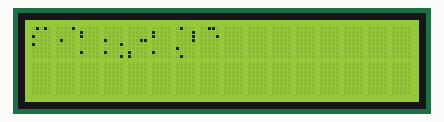
This program was run on a simulated Raspberry Pi Pico running MicroPython. On the bench: 16×2 character LCD. Random numbers come from a fixed seed; library files of the repository ran but are not shown: lib_pico_i2c_lcd.py. At 1.0 s the program stops and its outputs stay as they are.

Above: at 0.37 s.
At 1.0 s:
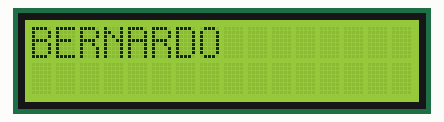

The program:

lcd-animations.py
```python
from machine import Pin, I2C
import time
from lib_pico_i2c_lcd import I2cLcd
import random

FRAMERATE = 0.1
STEP = 25

lcd_i2c = I2C(0, scl=Pin(1), sda=Pin(0), freq=400000)
I2C_ADDR = lcd_i2c.scan()
if not I2C_ADDR:
    raise Exception("I2C address not found. Check your connections.")
I2C_ADDR = I2C_ADDR[0]  # Use the first found address

lcd = I2cLcd(lcd_i2c, I2C_ADDR, 2, 16)

chars = {
    "A": [
        0b11110,
        0b10001,
        0b10001,
        0b11111,
        0b10001,
        0b10001,
        0b10001,
        0b10001,
    ],
    "B": [
        0b11110,
        0b10001,
        0b10001,
        0b11110,
        0b10001,
        0b10001,
        0b10001,
        0b11110,
    ],
    "D": [
        0b11110,
        0b10001,
        0b10001,
        0b10001,
        0b10001,
        0b10001,
        0b10001,
        0b11110,
    ],
    "E": [
        0b11111,
        0b10000,
        0b10000,
        0b11110,
        0b10000,
        0b10000,
        0b10000,
        0b11111,
    ],
    "N": [
        0b10001,
        0b11001,
        0b10101,
        0b10011,
        0b10001,
        0b10001,
        0b10001,
        0b10001,
    ],
    "O": [
        0b01110,
        0b10001,
        0b10001,
        0b10001,
        0b10001,
        0b10001,
        0b10001,
        0b01110,
    ],
    "R": [
        0b11110,
        0b10001,
        0b10001,
        0b11110,
        0b10010,
        0b10001,
        0b10001,
        0b10001,
    ],
}

text = "BERNARDO"

# Map the characters to a custom char.
# TODO: Handle max character limit of the LCD (8)
char_map = {
    letter: i
    for i, letter in enumerate(set(text))
}

# Starting point for the custom chars
state = {
    char: [0] * 8
    for char in char_map
}

# Get the bits for each character
bits = {
    char: [
        (x, y)
        for x in range(8)
        for y in range(5)
        if (chars[char][x] & (1 << y)) != 0
    ]
    for char in char_map
}

def shuffle(array):
    "Fisher-Yates shuffle"
    for i in range(len(array)-1, 0, -1):
        j = random.randrange(i+1)
        array[i], array[j] = array[j], array[i]

bit_list = [
    (char, x, y)
    for char, bit_list in bits.items()
    for x, y in bit_list
]

shuffle(bit_list)

# Initialize the custom characters
for char in char_map:
    lcd.clear()
    lcd.custom_char(char_map[char], state[char])

for char in text:
    lcd.putchar(chr(char_map[char]))

changed = []
for i, bit in enumerate(bit_list):
    char, x, y = bit
    state[char][x] |= (1 << y)
    if char not in changed:
        changed.append(char)
    if i % STEP == 0:
        for c in changed:
            lcd.custom_char(char_map[c], state[c])
        changed = []
        time.sleep(FRAMERATE)

for c in changed:
    lcd.custom_char(char_map[c], state[c])
```
